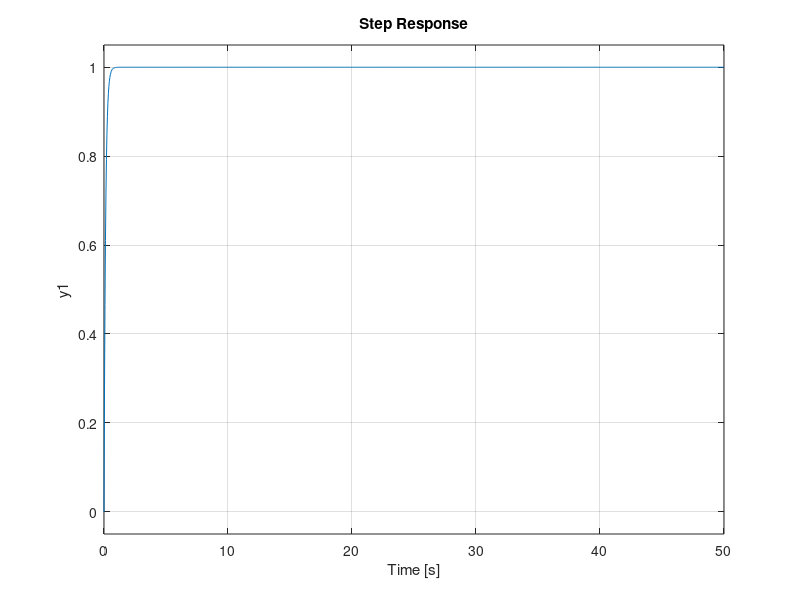

Reproduce this figure in MATLAB.
M = 0.5; % masa wozka
m = 0.2; % masa wahadla
b = 0.1; % wspolczynnik tarcia wozka

M = m + M;
s = tf('s');
K = 1 / (M * s^2 + b * s);

Kp = 0.8;
Td = 7;
R = Kp * (1 + Td * s);

step(R * K / (1 + R * K));